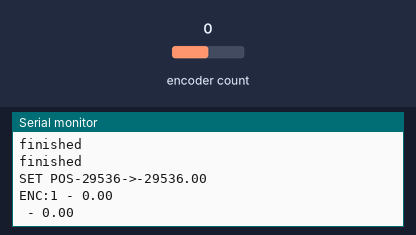
Bench run of a sketch on a simulated Arduino Uno, built with avr-gcc and run on an emulated ATmega328P. Shown: the last lines printed to the serial monitor. The test bench sets the inputs (shaded band); at power-on: encoder count 0.

Above: at 1.2 s.
1.3 s: encoder count set to 1
At 2.6 s:
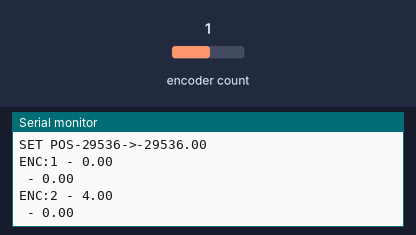
2.8 s: encoder count set to 2
At 3.8 s:
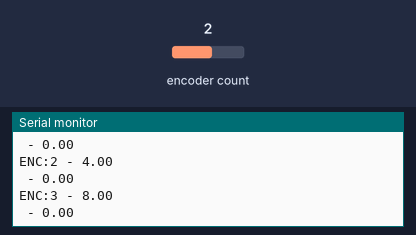
Timing chart, 0 to 5.8 s (numbered marks = the images above; inputs shaded):
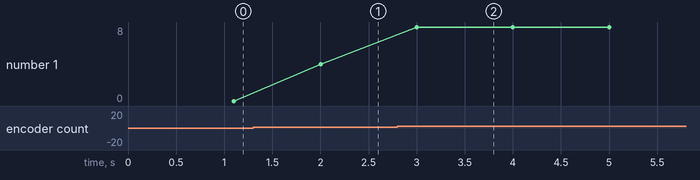

Measured:
- after the input at 1.3 s, the serial monitor: prints a new line after 0.70 s (image 1)
- after the input at 2.8 s, the serial monitor: prints a new line after 0.20 s (image 2)
- plotted number 1: 0 → 4 after the input at 1.3 s

The sketch:

DCMotorServo.ino
```cpp
//Include Encoder and PID_v1 to enable DCMotorServo's usage of them.
//(see: http://stackoverflow.com/questions/6504211/is-it-possible-to-include-a-library-from-another-library-using-the-arduino-ide)

// If you define ENCODER_DO_NOT_USE_INTERRUPTS *before* including
// Encoder, the library will never use interrupts.  This is mainly
// useful to reduce the size of the library when you are using it
// with pins that do not support interrupts.  Without interrupts,
// your program must call the read() function rapidly, or risk
// missing changes in position.
//#define ENCODER_DO_NOT_USE_INTERRUPTS
#include <Encoder.h>
#include <PID_v1.h>
#include "DCMotorServo.h"

#define pin_dcmoto_dir1 4
#define pin_dcmoto_dir2 5 // NON USATO
#define pin_dcmoto_pwm_out 5

#define pin_dcmoto_encode1 3 // hanno l'interrupt
#define pin_dcmoto_encode2 2
//Determined by experimentation, depends on your encoder, and your belt/gearing ratios:
//#define dcmoto_encoder_1_inch 1344
// 10 giri
#define dcmoto_encoder_10_m 36000


DCMotorServo servo = DCMotorServo(pin_dcmoto_dir1, pin_dcmoto_dir2, pin_dcmoto_pwm_out, pin_dcmoto_encode1, pin_dcmoto_encode2);

void setup() {

  Serial.begin(9600);
  Serial.println("INIT");

  //Tune the servo feedback
  //Determined by trial and error
  servo.myPID->SetTunings(0.1,0.15,0.05);
  servo.setPWMSkip(50);
  servo.setAccuracy(20);
  //Un-necessary, initializes to 0:
  //servo.setCurrentPosition(0);
}


void loop() {
  //

  //wait 1s before starting
  static unsigned long motor_timeout = millis() + 1000;
  static bool motor_go = 0;

//  Serial.println("LOPP:");
//  Serial.println(millis() );

  servo.run();

  if (servo.finished()) {
    if(motor_go) {
      //stop disengages the motor feedback system, in which case if you moved the motor, it would fight you if you didn't "stop" it first (provided you were still running servo.run() operations)
      servo.stop();
      motor_timeout = millis() + 1500;
      motor_go = 0;
    }
    if(motor_timeout < millis()) {
      //Setting a move operation will ensure that servo.finished() no longer returns true
      servo.move(dcmoto_encoder_10_m);
      motor_go = 1;
    }
  }
}
```

DCMotorServo.cpp
```cpp
#include <PID_v1.h>

#include "DCMotorServo.h"

#define dcmoto_encoder_tick_by_turn 6400

DCMotorServo::DCMotorServo(uint8_t pin_dir_1, uint8_t pin_dir_2, uint8_t pin_PWM_output, uint8_t pin_encode1, uint8_t pin_encode2)
{
  _pin_PWM_output = pin_PWM_output;
  _pin_dir_1 = pin_dir_1;
 // _pin_dir_2 = pin_dir_2;

  //Direction and PWM output
  pinMode(_pin_dir_1, OUTPUT);
  //pinMode(_pin_dir_2, OUTPUT);
  pinMode(_pin_PWM_output, OUTPUT);

  _position = new Encoder(pin_encode1, pin_encode2);
  _PWM_output = 0;
  _pwm_skip = 50;
  _position_accuracy = 30;
  turnCount=0;

  _PID_input = _position->read();
  _PID_output = 0;
  _PID_setpoint = _PID_input;
  myPID = new PID(&_PID_input, &_PID_output, &_PID_setpoint,.1,.2,.1, DIRECT);

  myPID->SetSampleTime(50);
  myPID->SetOutputLimits(_pwm_skip-255, 255-_pwm_skip);

  //turn the PID on
  myPID->SetMode(AUTOMATIC);
}

void DCMotorServo::setCurrentPosition(int new_position)
{
  Serial.print("setCurrentPosition");
  Serial.println(new_position);

  _position->write(new_position);
  _PID_input = _position->read();
}

void DCMotorServo::setAccuracy(unsigned int range)
{
   Serial.print("setAccuracy");
  Serial.println(range);

  _position_accuracy = range;
}

bool DCMotorServo::setPWMSkip(uint8_t range)
{
  if ( 0 <= range && range < 255) {
    _pwm_skip = range;
    return 1;
  }
  else
    return 0;
}

//void DCMotorServo::SetPIDTunings(double Kp, double Ki, double Kd)
//{
//	myPID->SetTunings(Kp, Ki, Kd);
//}

bool DCMotorServo::finished()
{
  if (abs(_PID_setpoint - _PID_input) < _position_accuracy && _PWM_output == 0)
  {
      Serial.println("finished");
      return 1;
  }
  return 0;

}

void DCMotorServo::move(int new_rela_position)
{

  //use _PID_setpoint so that we don't introduce errors of _position_accuracy
  _PID_setpoint = _PID_setpoint + new_rela_position;

   Serial.print("SET POS");
    Serial.print(new_rela_position);
     Serial.print("->");
      Serial.println(_PID_setpoint);
}

void DCMotorServo::moveTo(int new_position)
{
  Serial.print("moveTo");
  Serial.println(new_position);

  _PID_setpoint = new_position;
}

int DCMotorServo::getRequestedPosition()
{
  return _PID_setpoint;
}

int DCMotorServo::getActualPosition()
{
  return _position->read();
}

int lastTime=0;

// lanciata ad ogni loop
void DCMotorServo::run() {
  _PID_input = _position->read();

  // DEBUG
  turnCount = _PID_input / dcmoto_encoder_tick_by_turn;

  int t = millis() / 1000;
  if (t != lastTime) // ogni secondo
  {
    lastTime=t;
   Serial.print("ENC:");
    Serial.print(t);
    Serial.print(" - ");
   Serial.println(_PID_input);
   Serial.print(" - ");
   Serial.println(turnCount);
  }

  //_PWM_output = 153; // 60 RPM -> 1 giro al secondo
 // _PWM_output = 141; // 60 RPM -> 1 giro al secondo
  //_PWM_output = 153/2; // 60 RPM -> 1/2 giro al secondo


  myPID->Compute();

  _PWM_output = abs(_PID_output) + _pwm_skip;
  if (abs(_PID_setpoint - _PID_input) < _position_accuracy)
  {
    myPID->SetMode(MANUAL);
    _PID_output = 0;
    _PWM_output = 0;
  }
  else
  {
    myPID->SetMode(AUTOMATIC);
  }

 // Serial.print("OUT");
//  Serial.println(_PWM_output);

  //_PWM_output=0;
  _pick_direction();
  analogWrite(_pin_PWM_output, _PWM_output);
}

void DCMotorServo::stop() {
   Serial.println("STOP");
  myPID->SetMode(MANUAL);
  _PID_output = 0;
  _PWM_output = 0;
  analogWrite(_pin_PWM_output, _PWM_output);
}

void DCMotorServo::_pick_direction() {
  if (_PID_output < 0)
  {
    digitalWrite(_pin_dir_1, HIGH);
  //  digitalWrite(_pin_dir_2, HIGH);
  }
  else
  {

    digitalWrite(_pin_dir_1, LOW);
   // digitalWrite(_pin_dir_2, LOW);
  }

}
```

DCMotorServo.h
```cpp
/* Encoder Library, for measuring quadrature encoded signals
 * http://www.pjrc.com/teensy/td_libs_Encoder.html*/
#include <Encoder.h>
#include <PID_v1.h>

/*
This library uses PID and Encoder feedback to control a DC motor. It is modeled a little bit after the AccelStepper library.

HOOKUP:
I used a 754410 quad half-H controller (a pin-compatible L293D). I'm sure it would be cheaper to make out of other components, but i've never done transistor matching, and i'm afraid of burning things.

Example PINMAP:
754410
1&9       pin_pwm_output
2&15      pin_dir
7&10      pin_dir
4&5&12&13 GND
16        5V
8         12V

3&14      motor pin 1
6&11      motor pin 2

HARDWARE:
Metal Gearmotor 37Dx57L mm with 64 CPR Encoder from www.pololu.com
Arduino
754410

PINS:
Pinout for motor control uses 3 pins for output. It is somewhat wasteful, but had more flexibility. Two pins for direction control, and one for motor power (assuming PWM).
Be sure to pick a PWM capable pin for pin_pwm_output.

The two input pins are for the encoder feedback.

Two direcional pins allow for setting a motor brake by shorting the terminals of the motor together (set both directions HIGH, and preferably turn off the PWM)

TODO:
implement brake feature for 3-pin mode
2-pin constructor
implement friendlier tuning method for PID
*/


class DCMotorServo {
public:
  DCMotorServo(uint8_t pin_dir_1 = 4, uint8_t pin_dir_2 = 5, uint8_t pin_pwm_output = 6, uint8_t pin_encode1 = 2, uint8_t pin_encode2 = 3);
  PID * myPID;
  void run();
  void stop();
  void move(int new_rela_position);
  void moveTo(int new_position);
  int getRequestedPosition();
  int getActualPosition();
  bool finished();
  bool setPWMSkip(uint8_t);
  void setAccuracy(unsigned int);
  void setCurrentPosition(int);
private:
  uint8_t _pin_PWM_output, _pin_dir_1;
  //, _pin_dir_2;
  double _PID_setpoint, _PID_input, _PID_output;
  double turnCount;
  uint8_t _PWM_output;

  Encoder * _position;
  uint8_t _pwm_skip;            //The range of PWM to skip (for me, I set it to 50 because duty-cycles under 50/255 are not enough to surpass motor and gearing frictions)
  uint8_t _position_accuracy;   //Set to the highest tolerable inaccuracy (units are encoder counts)
  void _pick_direction();
};
```
